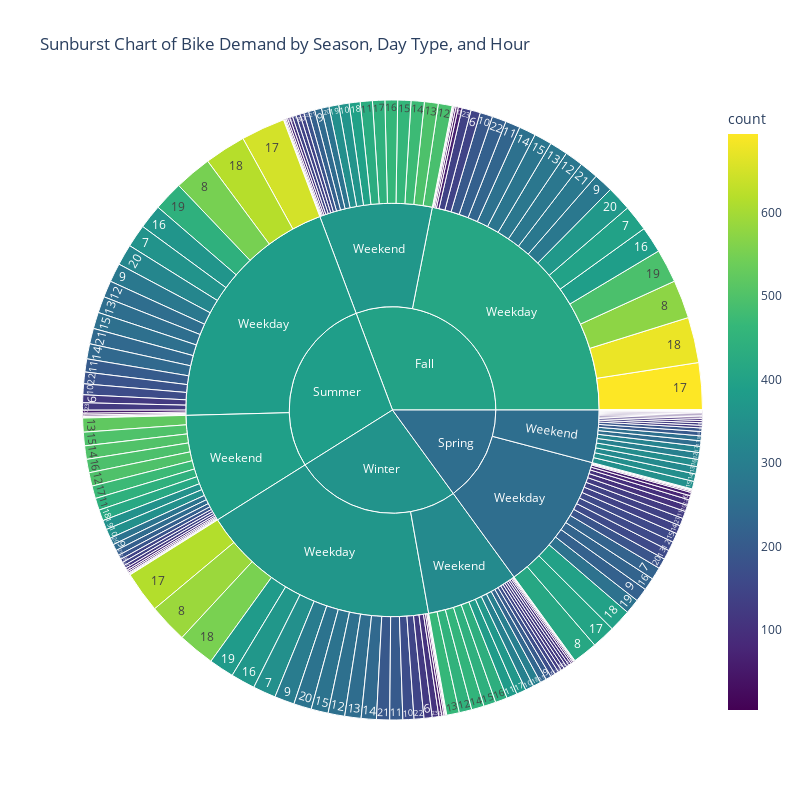

Notebook code cell kept with this figure:
### Markdown cell above
**Correlación entre temperatura y demanda de bicicletas:**

En resumen, la gráfica muestra una relación positiva entre la temperatura y la demanda de bicicletas, con un aumento general en los alquileres a medida que la temperatura sube. El rango de 15 °C a 30 °C parece ser el más favorable, con la mayor densidad de alquileres. Sin embargo, la variabilidad en los datos indica que la temperatura no es el único factor determinante, y un análisis más profundo con variables adicionales podría ofrecer una visión más completa de los patrones de demanda.

### Code cell
# Map season codes to names
season_map = {1: 'Spring', 2: 'Summer', 3: 'Fall', 4: 'Winter'}
bsd_df['season'] = bsd_df['season'].map(season_map)

# Create sunburst chart
fig = px.sunburst(bsd_df, path=['season', 'day_type', 'hour'], values='count',
                  title='Sunburst Chart of Bike Demand by Season, Day Type, and Hour',
                  color='count', color_continuous_scale='Viridis')
fig.update_layout(width=800, height=800)
fig.show()

### Figure 1 — Plotly figure (JSON) as saved in the notebook; plotly's stock layout.template omitted (floating-point values rounded to 4 significant figures; data arrays with more than 128 entries replaced by an {"elided": "..."} marker saying what was removed)
{"data": [{"branchvalues": "total", "customdata": {"elided": "204x1 float values"}, "domain": {"x": [0, 1], "y": [0, 1]}, "hovertemplate": "labels=%{label}<br>count_sum=%{value}<br>parent=%{parent}<br>id=%{id}<br>count=%{color}<extra></extra>", "ids": {"elided": "204 str values"}, "labels": {"elided": "204 str values"}, "marker": {"coloraxis": "coloraxis", "colors": {"elided": "204 float values"}}, "name": "", "parents": {"elided": "204 str values"}, "type": "sunburst", "values": {"elided": "204 int values"}}], "layout": {"coloraxis": {"colorbar": {"title": {"text": "count"}}, "colorscale": [[0, "#440154"], [0.1111, "#482878"], [0.2222, "#3e4989"], [0.3333, "#31688e"], [0.4444, "#26828e"], [0.5556, "#1f9e89"], [0.6667, "#35b779"], [0.7778, "#6ece58"], [0.8889, "#b5de2b"], [1, "#fde725"]]}, "height": 800, "legend": {"tracegroupgap": 0}, "title": {"text": "Sunburst Chart of Bike Demand by Season, Day Type, and Hour"}, "width": 800}}
